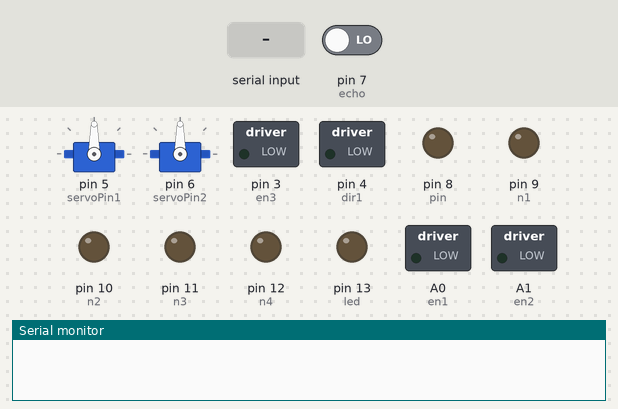
Simulated run of this sketch. Board: Arduino Uno, built with avr-gcc and run on an emulated ATmega328P. On the bench: 2 × servo, switched loads named in the sketch (green lamp = pin HIGH), output pins drawn as LEDs (lit = HIGH), the last lines printed to the serial monitor. The inputs (shaded band) are chosen by the test bench; at power-on: pin 7 (echo) LOW. Pins used as bus, display or sensor lines are not drawn.

Above: at 1.2 s.
1.3 s: "1" received over Serial
At 7.5 s:
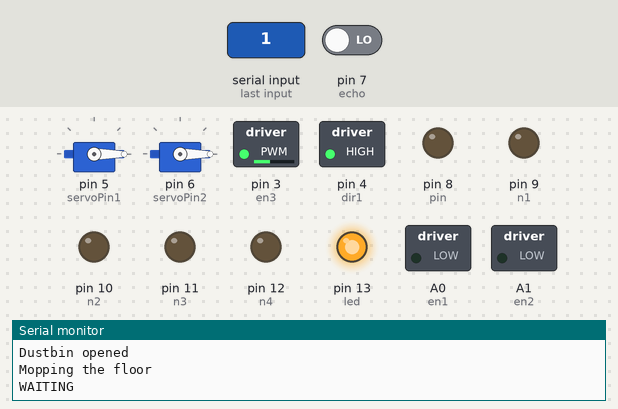
7.7 s: "2" received over Serial
At 15.1 s:
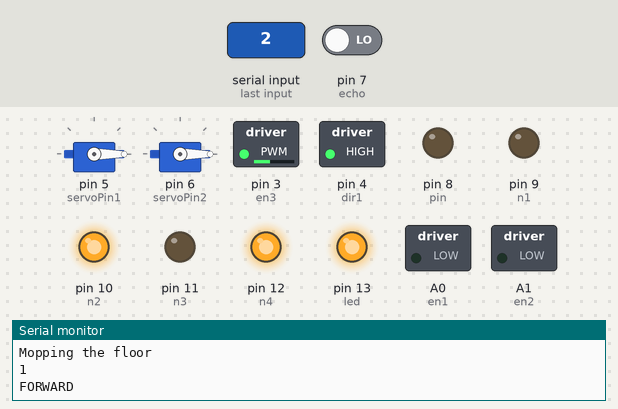
18.4 s: "3" received over Serial
At 22.7 s:
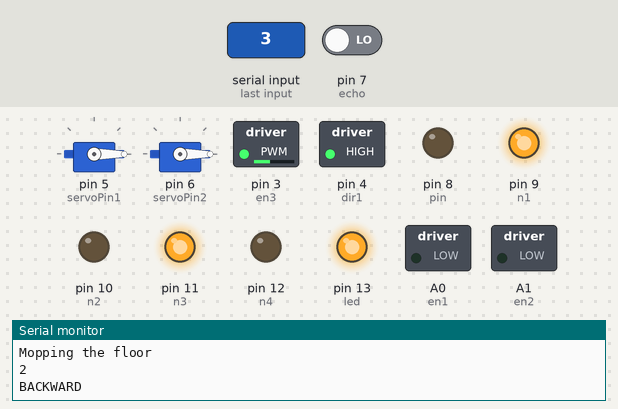
26.7 s: "4" received over Serial
34.0 s: "6" received over Serial
41.4 s: "5" received over Serial
At 45.3 s:
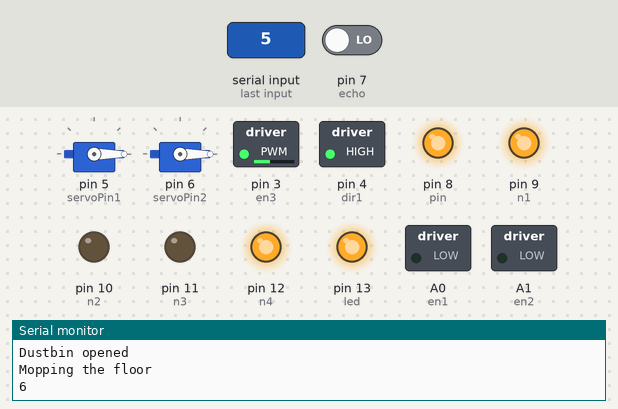
Timing chart, 0 to 55.7 s (numbered marks = the images above; inputs shaded):
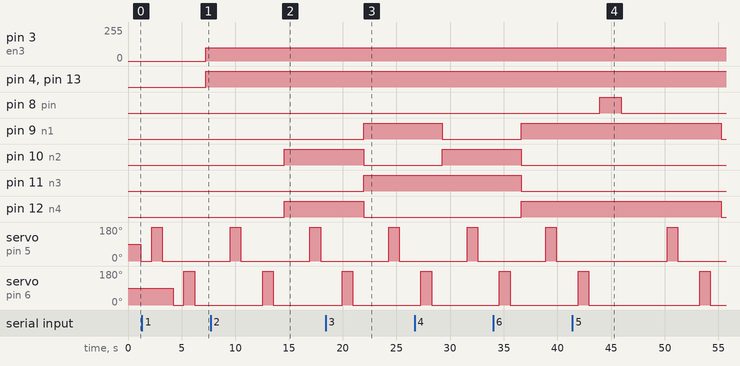

The sketch:

Semi_automatic_Mopper.ino
```cpp
#include <Servo.h>  // including servo motor library


int servoPin1=5; // declaring servo motor 1 pin
int servoPin2=6;  // declaring servo motor 2 pin
Servo Servo1;
Servo Servo2;

int en1=A0; //for speed control of motors
int en2=A1; //for speed control of motors
int n1=9; // for direction control of motors
int n2=10; // for direction control of motors
int n3=11; // for direction control of motors
int n4=12; // for direction control of motors
int en3=3; // for speed control of mopping motor
int dir1=4;  //for direction control of mopping motor
int led=13; // LED to indicate whether the mopper is on or not
int pin=8; // for switching on the water pump (relay)
char t; // for enabling bluetooth module
int distance; // for calculating the distance via ultrasonic sensor
long duration;  // for calculating the duration via ultrasonic sensor
int trig=2;  // declaration of trigger pin
int echo=7;  // declaration of echo pin

void setup() {
  // put your setup code here, to run once:
pinMode(en1,OUTPUT);  // declaring the pin mode of wheel motors for speed
pinMode(en2,OUTPUT);  // declaring the pin mode of wheel motors for speed
pinMode(n1,OUTPUT);  // declaring the pin mode of wheel motors for direction
pinMode(n2,OUTPUT);  // declaring the pin mode of wheel motors for direction
pinMode(n3,OUTPUT);  // declaring the pin mode of wheel motors for direction
pinMode(n4,OUTPUT);  // declaring the pin mode of wheel motors for direction
pinMode(led,OUTPUT); // pin mode for LED
pinMode(pin,OUTPUT); //pin mode for relay
pinMode(en3,OUTPUT);  // declaring the pin mode of mopping motor for speed
pinMode(dir1,OUTPUT);  // declaring the pin mode of mopping motor for direction
pinMode(trig,OUTPUT);  //  declaring the pin mode of ultrasonic sensor trigger pin
pinMode(echo,INPUT);  //  declaring the pin mode of ultrasonic sensor echo pin


Serial.begin(9600);  // setting the baud rate for bluetooth module

Servo1.attach(servoPin1); // for using the servo pins
  Servo2.attach(servoPin2); // for using the servo pins

}

void loop() {
  // put your main code here, to run repeatedly:

  digitalWrite(trig,LOW);  // initially the triger pin of ultrasonic sensor will be low
delay(100);
digitalWrite(trig,HIGH);   // Then the triger pin of ultrasonic sensor will be high
delay(100);
digitalWrite(trig,LOW);  // Then the triger pin of ultrasonic sensor will be low
duration=pulseIn(echo,HIGH);  // formula for calculation of duration in order to calculate the distance of the object
distance=duration*(0.034)/2;  // formula for calculation of distance of the object
Serial.print("distance=  ");
Serial.println(distance);

if (distance<=50)
{
  Serial.println("Dustbin opened");
  srvo1();
  delay(10);
  srvo2();
  delay(10);
}

 digitalWrite(led,LOW); // initially the LED will be low as the mopper is not started yet
 mopper(); // The mopper starts and remains running untill wait command is given
 digitalWrite(led,HIGH);  // LED starts glowing as the mottor starts
 if(Serial.available()) // Searching for bluetooth availability
 {
  t=Serial.read(); // getting the command from mobile via bluetooth
  Serial.println(t);  // for printing the command
  // put your main code here, to run repeatedly:
 }
 if(t=='1')  // Condition 1
{
  forward(); // The mopper drive will move forward
  digitalWrite(led,HIGH);
}
else if(t=='2') // Condition 2
 {
  back(); // The mopper drive will move backward
  digitalWrite(led,HIGH);
}
else if (t=='3') // Condition 3
{ right();  // The mopper drive will move right
digitalWrite(led,HIGH);
}
else if(t=='4') // Condition 4
{
  left();  // The mopper drive will move left
  digitalWrite(led,HIGH);
}
else if(t=='5') // Condition 5
{ wait();  // The mopper drive will stop
digitalWrite(led,HIGH);
}
else if(t=='6') // Condition 6
{ pump();  // The pump will release water
digitalWrite(led,HIGH);
}
else
{ wait(); // Condition 7 the drive will remain still untill any command is given
}
delay(100);  // delay for 1 millisecond
}

void mopper() // function for mopper motor
{
  analogWrite(en3,100);
 digitalWrite(dir1,HIGH);
 Serial.println("Mopping the floor");
}


void srvo1()
  {
    Servo1.write(0);
  delay(1000);
  Servo1.write(180);
  delay(1000);
  Servo1.write(0);
  delay(1000);

  }
 void srvo2()
 {
  Servo2.write(0);
  delay(1000);
  Servo2.write(180);
  delay(1000);
  Servo2.write(0);
  delay(1000);
 }


void pump() // function for relay
{
  digitalWrite(pin,HIGH);
  delay(2000);
  Serial.println("Releasing water for mopping");
  digitalWrite(pin,LOW);
  delay(2000);
}

void forward()  // function for wheel motor to move forward
{
  digitalWrite(9,LOW);
  digitalWrite(10,HIGH);
  analogWrite(en1,90);
  Serial.println("FORWARD");
  digitalWrite(11,LOW);
  digitalWrite(12,HIGH);
  analogWrite(en2,90);
  delay(100);

}


void back()  // function for wheel motor to move backward
{
digitalWrite(9,HIGH);
digitalWrite(10,LOW);
analogWrite(en1,90);
Serial.println("BACKWARD");
digitalWrite(11,HIGH);
digitalWrite(12,LOW);
analogWrite(en2,90);

}

void left()  // function for wheel motor to move left
{
digitalWrite(9,HIGH);
digitalWrite(10,LOW);
analogWrite(en1,70);
Serial.println("LEFT");
digitalWrite(11,LOW);
digitalWrite(12,HIGH);
analogWrite(en2,90);
}

void right()  // function for wheel motor to move right
{
digitalWrite(9,LOW);
digitalWrite(10,HIGH);
analogWrite(en1,90);
Serial.println("RIGHT");
digitalWrite(11,HIGH);
digitalWrite(12,LOW);
analogWrite(en2,70);
}

void wait()  // function for wheel motor to Wait
{
digitalWrite(9,LOW);
digitalWrite(10,LOW);
analogWrite(en1,0);
Serial.println("WAITING");
digitalWrite(11,LOW);
digitalWrite(12,LOW);
analogWrite(en2,0);

}
```

Measured:
- after the input at 41.4 s, pin 8 (pin): goes on until 45.9 s, then stays LOW; pin 9 (n1), pin 12 (n4): HIGH → LOW after 13.8 s
- by itself, servo on pin 6 (servoPin2): alternates 180° for 1.0 s and 0° for 10.3 s
